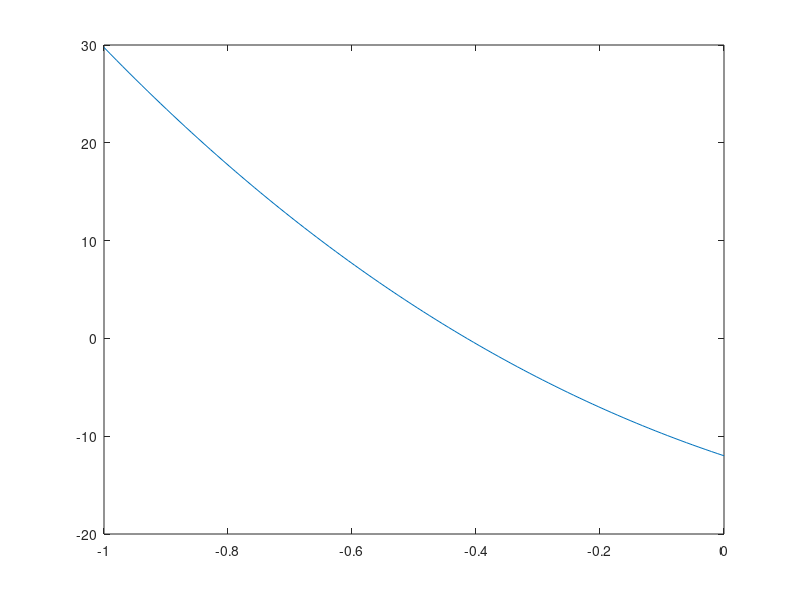

Source code (MATLAB):
% Losada_HW_10_2
% Question 2
% Use bisection method to find Xr
x = linspace(-1,0);
fx = -12-21*x+(18*x.^2)-(2.75*x.^3);
plot(x,fx)
xl = min(x); xu = max(x);
i = 1;
xr = zeros(1,100);
% fz = zeros(1,100);
while(1)
    xr(i) = (xl+xu)/2;
    fz = -12-21*xr(i)+(18*xr(i)^2)-(2.75*xr(i)^3);
    fx = -12-21*xl+(18*xl^2)-(2.75*xl^3);
    if fz*fx > 0
        xl = xr(i);
    else
        xu = xr(i);
    end
    if fz == 0
        break
    elseif i == 100
        break
    elseif i > 1
        ea = abs((xr(i) - xr(i-1))/xr(i))*100;
        if ea <=1
           break            
        end
    end
    i = i+1;
end
disp(xr(i)) 
